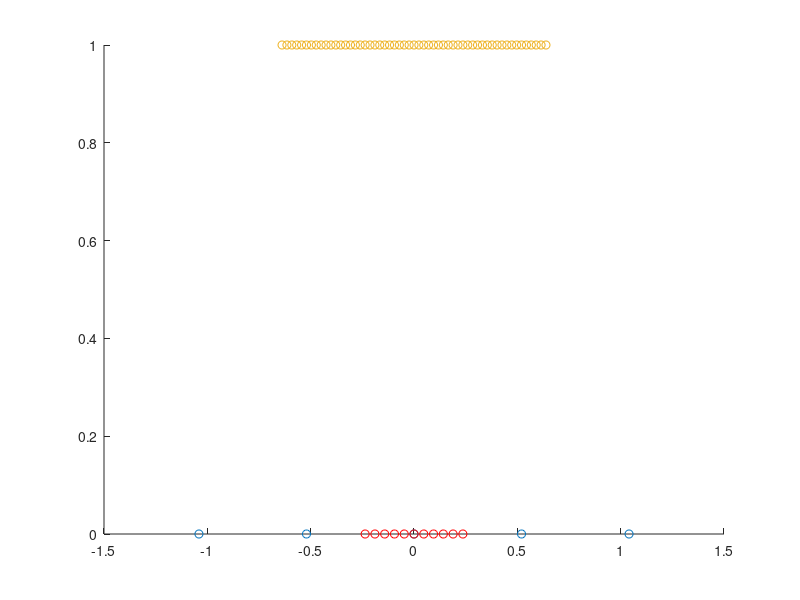
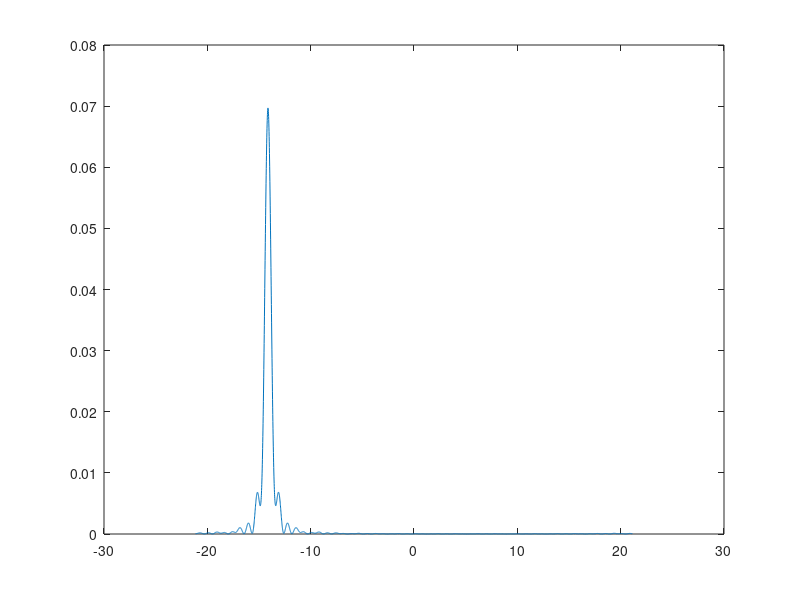
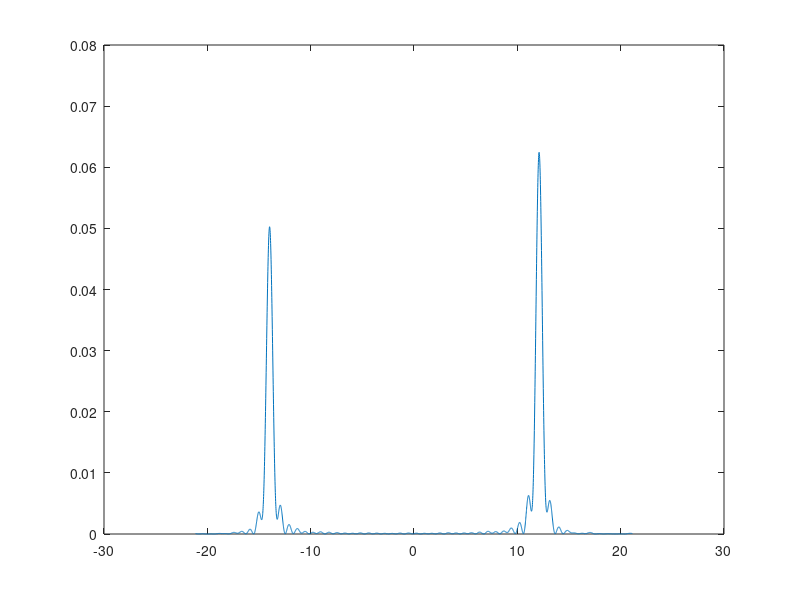

Write the MATLAB code that produced these figures, in order. (Note: this script raises an error after producing the figures.)
%% MIMO RADAR design
clear all
close all
clc

%% creating the positions of the center of the array
center_x = 0;

center_y = 0;

%% computing the number of antennas (according to res) and dx
freq = 9.6e9;

c = 3e8;

lambda= c/freq;

rho_x = 2;

R=sqrt((35-center_x)^2 + (150-center_y)^2);

L_tot=(lambda*R)/(2*rho_x);                   

theta_max = atan(35/100);

dx=(lambda)/(4*sin(theta_max));           
N=ceil((L_tot/dx)+1);

N=55;

L_tot=(N-1)*dx;

%% Creating virtual array

positions = linspace(-floor(N/2)*dx, floor(N/2)*dx, N);

%% Creating Real array: 5 antennas tx, 11 receiving

Ntx=5;

Nrx=11;

pos_rx=zeros(1,Nrx);

%Note: this part of code works for odd numbers of transmitters, due to indexes reasons 

central_tx=0;
index_central = ceil(Ntx/2);

% From third transmitter, that since is the center of simmetry of the Tx
% array we place in zero, we compute the position of the Rx antennas
% accordingly to the virtual antennas from 23 to 33;

for i=1:length(pos_rx)
    pos_rx(i)=2*positions(((index_central-1)*Nrx)+i)-central_tx; %inverted relation of midpoint
end

dx_rx=abs(pos_rx(2)-pos_rx(1));

%get second transmitter, in the same but inverse way

next_tx=2*positions((index_central*Nrx)+1)-pos_rx(1);

%derive dtx and create the transmitter array

dx_tx=abs(next_tx-central_tx);

pos_tx=linspace(0,(Ntx-1)*dx_tx,Ntx);

pos_tx=pos_tx-(dx_tx*(index_central-1));


%% Check if Real array end up to virtual one

check=zeros(1,N);

for i = 1:length(pos_tx)
    for j = 1:length(pos_rx)
        check(((i-1)*length(pos_rx))+j)=(pos_tx(i)+pos_rx(j))/2;
    end
end

dx2=abs(check(1)-check(2));

figure(1)
scatter(pos_tx,zeros(1,length(pos_tx))), hold on
scatter(pos_rx,zeros(1,length(pos_rx)),'r'), hold on
scatter(check,ones(1,length(check)))
%assert (round(dx,5)==round(dx2,5), 'Dx of virtual array not equal to the one initially calculated!');
%assert (min(round(positions,5)==round(check,5)), 'Virtual array from real one not equal to the one initially calculated!');

%% Single target without noise: DOA estimaton

type = 1; %to select one option in the switch

switch type
    case 1
        %place target randomly in the FOV
        pos_x = -35 + (35+35).*rand(1,1);
        pos_y =  100 + (150-100).*rand(1,1);
    case 2
        %good case
        pos_x = -0.7165;
        pos_y = 122.2793;
    case 3
        %perfect broadside
        pos_x = 0;
        pos_y = 145;
    case 4
        %endfire
        pos_x = 35;
        pos_y = 100.1;
end

%tx and rx real antennas were placed in the previus section
%Calculare the real angle of arrival with geometry

real_theta = atan(pos_x/pos_y);
real_theta_deg=rad2deg(real_theta);

%Propagating the signal

R0=sqrt((pos_x-pos_tx).^2 + (pos_y-0)^2);
R1=sqrt((pos_x-pos_rx).^2 + (pos_y-0)^2);

rho_a = randn + 1i*randn;

signal=zeros(1,Ntx*Nrx);

for i=1:Ntx
    for j=1:Nrx
        signal(((i-1)*Nrx)+j)=(rho_a/(R0(i)+R1(j)))*exp(-1i*2*pi*(R0(i)+R1(j))/lambda);
    end
end

fs=1/dx;

N = 4096;

df = fs/N;

freqAxis = (-N/2:N/2-1)*df;

freqDomain = fftshift(fft(signal, N));

figure(2)

plot(freqAxis, abs(freqDomain).^2);

[M,I]= max(abs(freqDomain).^2);

max_freq = freqAxis(I);

est_theta=asin((lambda*max_freq)/2);

est_theta_deg=rad2deg(est_theta);

%% DOA estimation Multiple Targets.

while 1
    pos_x1 = -35 + (35+35).*rand(1,1);
    pos_y1 =  100 + (150-100).*rand(1,1);
    pos_x2 = -35 + (35+35).*rand(1,1);
    pos_y2 =  100 + (150-100).*rand(1,1);
    if sqrt(((pos_x1-pos_x2)^2)+((pos_y1-pos_y2)^2)) >rho_x %< to see what happens when they are under the resolution threshold
        break
    end
end

real_theta1 = atan(pos_x1/pos_y1);
real_theta1_deg=rad2deg(real_theta1);
real_theta2 = atan(pos_x2/pos_y2);
real_theta2_deg=rad2deg(real_theta2);

R01=sqrt((pos_x1-pos_tx).^2 + (pos_y1-0)^2);
R11=sqrt((pos_x1-pos_rx).^2 + (pos_y1-0)^2);
R02=sqrt((pos_x2-pos_tx).^2 + (pos_y2-0)^2);
R12=sqrt((pos_x2-pos_rx).^2 + (pos_y2-0)^2);

rho_a1 = randn + 1i*randn;
rho_a2 = randn + 1i*randn;

signal1=zeros(1,Ntx*Nrx);
signal2=zeros(1,Ntx*Nrx);

for i=1:Ntx
    for j=1:Nrx
        signal1(((i-1)*Nrx)+j)=(rho_a/(R01(i)+R11(j)))*exp(-1i*2*pi*(R01(i)+R11(j))/lambda);
        signal2(((i-1)*Nrx)+j)=(rho_a/(R02(i)+R12(j)))*exp(-1i*2*pi*(R02(i)+R12(j))/lambda);
    end
end

%We add the two signals since the FFT is linear

signal_tot=signal1+signal2;

fs=1/dx;

N = 4096;

df = fs/N;

freqAxis = (-N/2:N/2-1)*df;

freqDomain = fftshift(fft(signal_tot, N));

figure(3)

plot(freqAxis, abs(freqDomain).^2);

%we find the peacks

[M,I] = findpeaks(abs(freqDomain).^2); %to find highest peacks

[Ma,In]=maxk(M,2);  %to extract k=2 highest peacks

indexes=zeros(1,length(In));

for k=1:length(In)
    indexes(k)=I(In(k));
end

max_freq=freqAxis(indexes);

est_theta_all=asin((lambda*max_freq)/2);

est_theta_all_deg=rad2deg(est_theta_all);



%% DOA of Wideband Signal

load handel.mat

filename = 'handel.wav';
audiowrite(filename,y,Fs);
clear y Fs 

[y,Fs] = audioread('handel.wav'); %we get y matrix sampled at Fs frequency, since we have one channel, we have m*1 matrix for y

figure(4)
periodogram(y);
 
info= audioinfo('handel.wav');

[y,Fs] = audioread('handel.wav'); %we get y matrix sampled at Fs frequency, since we have one channel, we have m*1 matrix for y
sound(y,Fs);

prop_vel= 343;
attenuation =0+1.*rand(1,1);

pos_tar_x = -35 + (35+35).*rand(1,1);
pos_tar_y =  100 + (150-100).*rand(1,1);
target_pos = [pos_tar_x;pos_tar_y;0];
antenna1 = [-8.18;0;0];
antenna2 = [8.18;0;0];
real_angle=atand(pos_tar_x/pos_tar_y);

R1_wb = sqrt((target_pos(1)-antenna1(1)).^2 + (target_pos(2)-antenna1(2))^2);
delay1 = R1_wb/prop_vel;

R2_wb = sqrt((target_pos(1)-antenna2(1)).^2 + (target_pos(2)-antenna2(2))^2);
delay2 = R2_wb/prop_vel;


Y1 = delayseq(y, delay1, Fs)*attenuation;
Y2 = delayseq(y, delay2, Fs)*attenuation;

figure(5)
periodogram([y,Y1])
figure(6)
periodogram([y,Y2])

t_plot1_ds=0:seconds(1/Fs):seconds(info.Duration);
t_plot1_ds=t_plot1_ds(1:end-1);
figure(7)
plot(t_plot1_ds,transpose(real(y)))
hold on;
plot(t_plot1_ds,transpose(real(Y1)))
legend('original','propagated')

figure(8)
plot(t_plot1_ds,transpose(real(y)))
hold on;
plot(t_plot1_ds,transpose(real(Y2)))
legend('original','propagated')

figure(9)
plot(t_plot1_ds,transpose(real(Y1)))
hold on;
plot(t_plot1_ds,transpose(real(Y2)))
legend('Rx at mic 1','Rx at mic 2')

C = xcorr(Y1,Y2);
[~,index]=max(C);
delay_time=(index-ceil(length(C)/2))/Fs;

wb_est_theta_ds = asind((delay_time)*prop_vel/abs(antenna2(1)-antenna1(1)));


